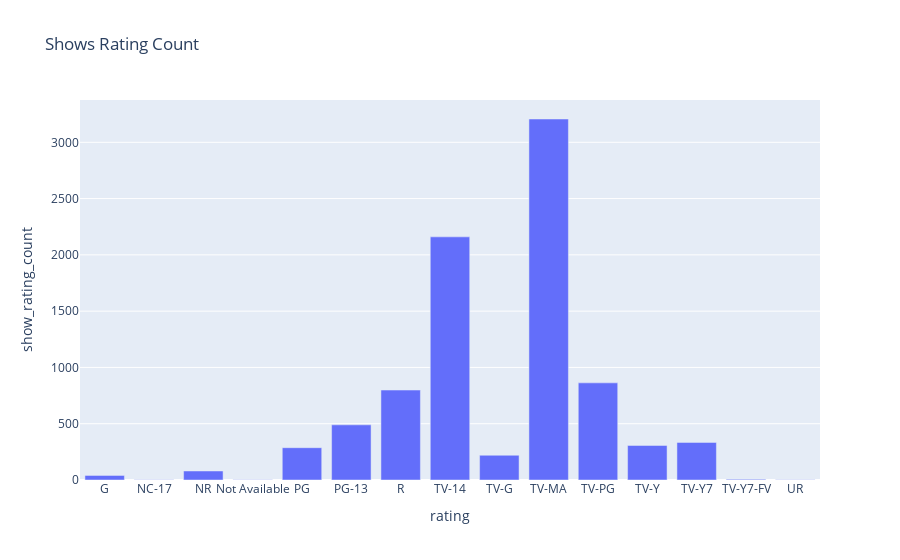

Write notebook code for a chart like this one.
### Code cell
fig=px.bar(df2_rating,y='show_rating_count',x=df2_rating.index,title='Shows Rating Count')
fig.show()

### Figure 1 — Plotly figure (JSON) as saved in the notebook; plotly's stock layout.template omitted (floating-point values rounded to 4 significant figures)
{"data": [{"alignmentgroup": "True", "hovertemplate": "rating=%{x}<br>show_rating_count=%{y}<extra></extra>", "legendgroup": "", "marker": {"color": "#636efa", "pattern": {"shape": ""}}, "name": "", "offsetgroup": "", "orientation": "v", "showlegend": false, "textposition": "auto", "type": "bar", "x": ["G", "NC-17", "NR", "Not Available", "PG", "PG-13", "R", "TV-14", "TV-G", "TV-MA", "TV-PG", "TV-Y", "TV-Y7", "TV-Y7-FV", "UR"], "xaxis": "x", "y": [41, 3, 80, 3, 287, 490, 799, 2160, 220, 3207, 863, 307, 334, 6, 3], "yaxis": "y"}], "layout": {"barmode": "relative", "legend": {"tracegroupgap": 0}, "title": {"text": "Shows Rating Count"}, "xaxis": {"anchor": "y", "domain": [0, 1], "title": {"text": "rating"}}, "yaxis": {"anchor": "x", "domain": [0, 1], "title": {"text": "show_rating_count"}}}}
